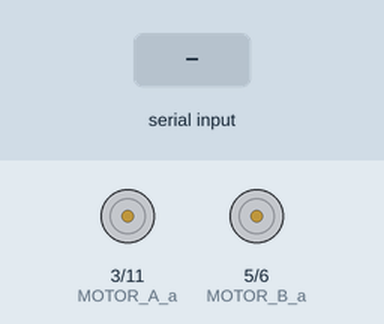
Simulated run of this sketch. Board: Arduino Uno, built with avr-gcc and run on an emulated ATmega328P. Parts: motor-driver pin pairs drawn as motors (green arrow = first pin HIGH = forward, orange = second pin HIGH = backward, longer = more drive). The test bench sets the inputs (shaded band). What the sketch prints to the serial monitor is not drawn.

Above: at 1.2 s.
1.3 s: "w" received over Serial
At 2.5 s:
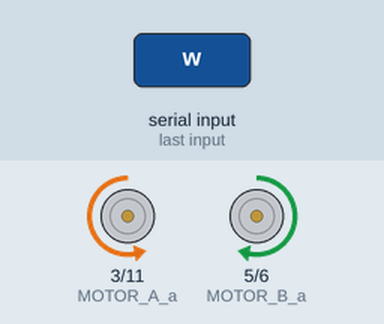
2.8 s: "a" received over Serial
At 3.8 s:
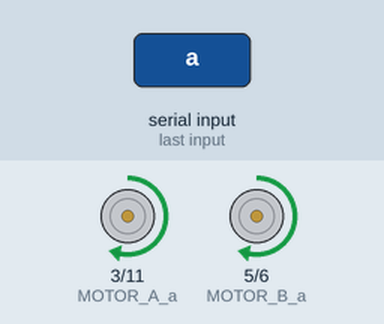
4.3 s: "d" received over Serial
At 4.9 s:
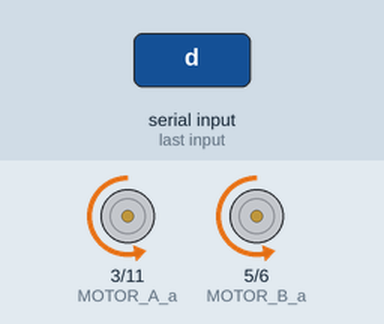
5.8 s: "s" received over Serial
At 6.1 s:
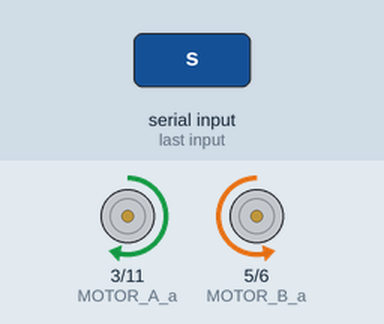
Timing chart, 0 to 8.3 s (numbered marks = the images above; inputs shaded):
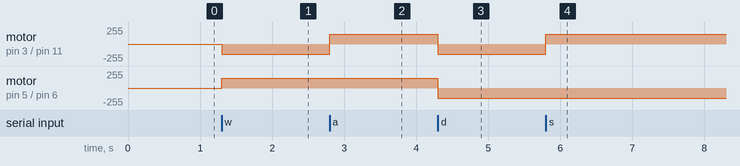

Measured:
- after the input at 1.3 s, motor on pin 3 (MOTOR_A_a) / pin 11 (MOTOR_A_b): stopped → backward 150/255 at once; motor on pin 5 (MOTOR_B_a) / pin 6 (MOTOR_B_b): stopped → forward 150/255 at once
- after the input at 2.8 s, motor on pin 3 (MOTOR_A_a) / pin 11 (MOTOR_A_b): backward 150/255 → forward 150/255 at once
- after the input at 4.3 s, motor on pin 3 (MOTOR_A_a) / pin 11 (MOTOR_A_b), motor on pin 5 (MOTOR_B_a) / pin 6 (MOTOR_B_b): forward 150/255 → backward 150/255 at once
- after the input at 5.8 s, motor on pin 3 (MOTOR_A_a) / pin 11 (MOTOR_A_b): backward 150/255 → forward 150/255 at once

The sketch:

bt-control.ino
```cpp
#define MOTOR_A_a 3     //모터A의 +출력핀은 3번핀입니다
#define MOTOR_A_b 11    //모터A의 -출력핀은 11번핀입니다
#define MOTOR_B_a 5     //모터B의 +출력핀은 5번핀입니다
#define MOTOR_B_b 6     //모터B의 -출력핀은 6번핀입니다
#define MOTOR_SPEED 150 //모터의 기준속력입니다(0~255)

struct motor { //모터의 속력과 방향을 저장하는 구조체
  unsigned int speed;
  boolean isForward; //전진, 후진 정보
};

static struct motor motorA; //A모터의 속력과 방향을 저장하는 구조체 전역변수
static struct motor motorB; //B모터의 속력과 방향을 저장하는 구조체 전역변수

void setup()
{
  //모터 제어 핀들을 출력으로 설정합니다.
  pinMode(MOTOR_A_a, OUTPUT);
  pinMode(MOTOR_A_b, OUTPUT);
  pinMode(MOTOR_B_a, OUTPUT);
  pinMode(MOTOR_B_b, OUTPUT);

  Serial.begin(9600);       //시리얼 통신 초기화
  Serial.println("Hello!"); //터미널 작동 확인용 문자열
}

void loop()
{
  char cmd = 0; //명령어 저장용 문자형 변수

  if (Serial.available()) //데이터가 입력되었을 때
  {
    cmd = Serial.read(); //변수에 입력된 데이터 저장
    Serial.print(cmd);
    Serial.println(" 커맨드 수신 완료!");
    updateMotorControl(cmd); //입력된 데이터에 따라 모터에 입력될 변수를 조정하는 함수
  }
  driveCar(); //모터를 구동하는 함수
}

void updateMotorControl(char cmd) //입력된 데이터에 따라 모터에 입력될 전역변수를 변경하는 함수
{
  if(cmd == 'w')  //'w'가 입력되었을 때, 전진
  {
    motorA.isForward = true; //모터A 정방향
    motorB.isForward = true; //모터B 정방향
    motorA.speed = MOTOR_SPEED;  //모터A의 속력값 조정
    motorB.speed = MOTOR_SPEED;  //모터B의 속력값 조정
  }
  else if(cmd == 'a')  //'a'가 입력되었을 때, 제자리 좌회전
  {
    motorA.isForward = false;  //모터A 역방향
    motorB.isForward = true;  //모터B 정방향
    motorA.speed = MOTOR_SPEED;  //모터A의 속력값 조정
    motorB.speed = MOTOR_SPEED;  //모터B의 속력값 조정
  }
  else if(cmd == 'd')  //'d'가 입력되었을 때, 제자리 우회전
  {
    motorA.isForward = true;  //모터A 정방향
    motorB.isForward = false;  //모터B 역방향
    motorA.speed = MOTOR_SPEED;  //모터A의 속력값 조정
    motorB.speed = MOTOR_SPEED;  //모터B의 속력값 조정
  }
  else if(cmd == 's')  //'s'가 입력되었을 때, 후진
  {
    motorA.isForward = false;  //모터A 역방향
    motorB.isForward = false;  //모터B 역방향
    motorA.speed = MOTOR_SPEED;  //모터A의 속력값 조정
    motorB.speed = MOTOR_SPEED;  //모터B의 속력값 조정
  }
  else if(cmd == 'x')
  {
    motorA.isForward = true;  //모터A 정방향
    motorB.isForward = true;  //모터B 정방향
    motorA.speed = 0;  //모터A의 정지
    motorB.speed = 0;  //모터B의 정지
  }
}

void driveCar()  //모터를 구동하는 함수
{
  if(motorA.isForward)
  {
    digitalWrite(MOTOR_A_a, LOW); //모터A+ LOW
    analogWrite(MOTOR_A_b, motorA.speed); //모터A-의 속력을 PWM 출력
  }
  else
  {
    analogWrite(MOTOR_A_a, motorA.speed); //모터A+의 속력을 PWM 출력
    digitalWrite(MOTOR_A_b, LOW); //모터A- LOW
  }
  if(!motorB.isForward) //방향이 반대이므로 A모터와 a,b 출력을 반대로 해줘야 함
  {
    digitalWrite(MOTOR_B_a, LOW); //모터B+ LOW
    analogWrite(MOTOR_B_b, motorB.speed); //모터B-의 속력을 PWM 출력
  }
  else
  {
    analogWrite(MOTOR_B_a, motorB.speed); //모터B+의 속력을 PWM 출력
    digitalWrite(MOTOR_B_b, LOW); //모터B- LOW
  }
}
```
